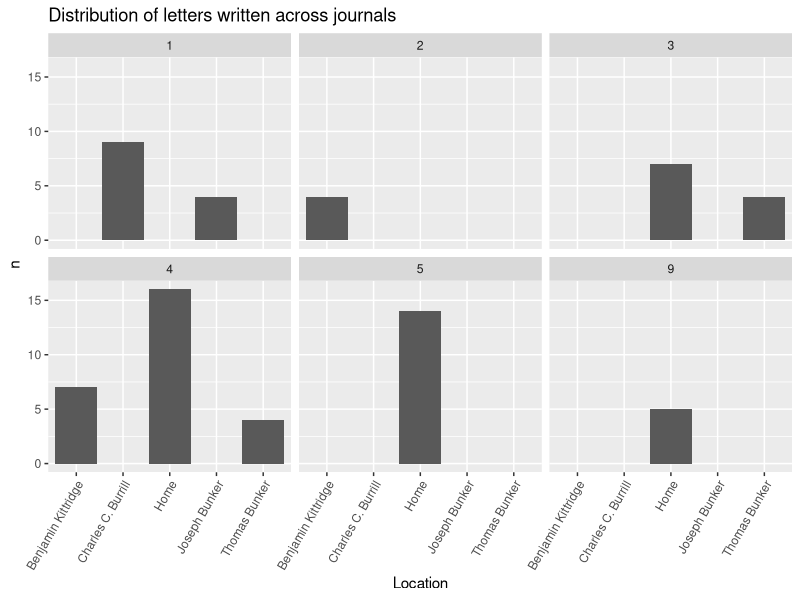
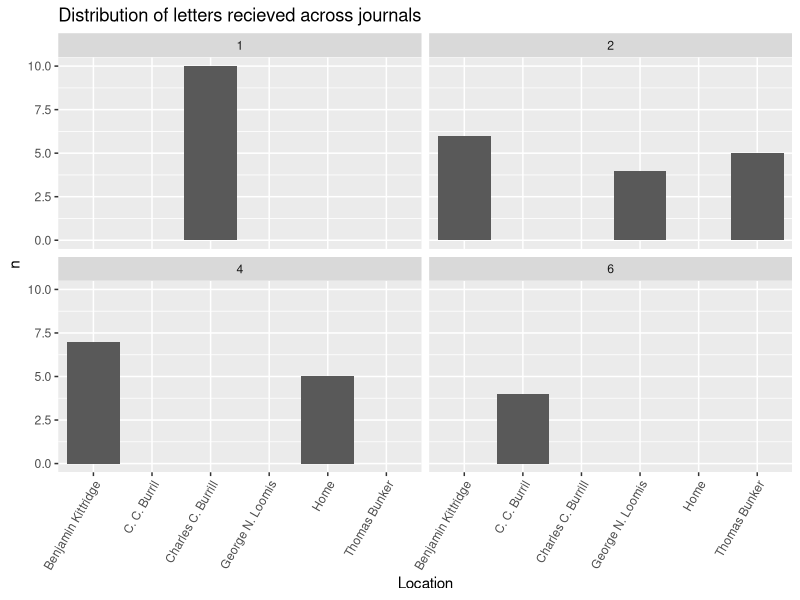
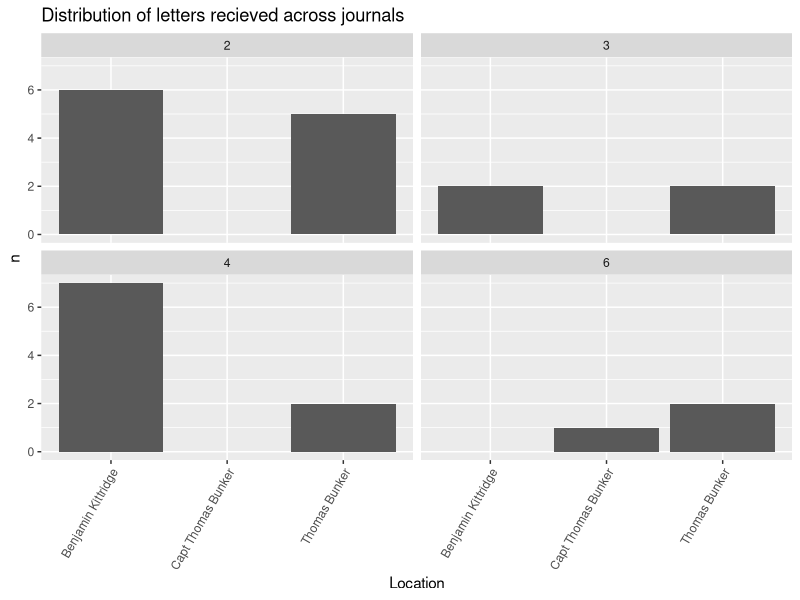
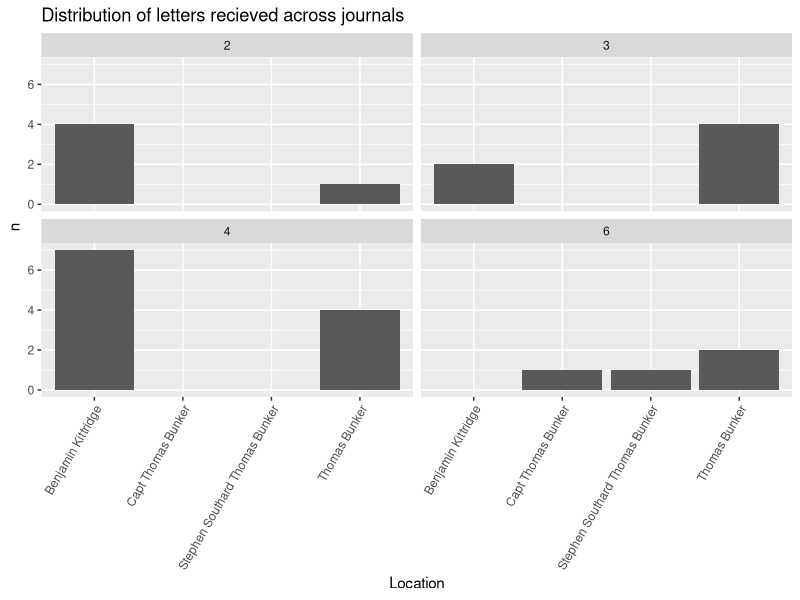

Source code (R) for these figures, in order:
## ---- chunk 1
install.packages(c("tidyverse", 
                   "tidytext",
                   "stopwords",
                   "widyr",
                   "tidygraph",
                   "tidylo",
                   "ggraph",
                   "wordcloud",
                   "dplyr"))
## ---- chunk 2
library(dplyr)
library(tidyverse)
library("magrittr") 
library(tidyverse)
library(tidytext)
## ---- chunk 3
library(readr)
journal_71_72 <- read_csv("Data_Sets/journal_1871_1872 - Sheet1 (1).csv")
journal_73 <- read_csv("Data_Sets/journal_1873 - Sheet1.csv")
journal_74 <- read_csv("Data_Sets/journal_1874 - Sheet1.csv")
journal_75 <- read_csv("Data_Sets/journal_1875 - Sheet1.csv")
journal_76 <- read_csv("Data_Sets/journal_1876 - Sheet1.csv")
journal_77 <- read_csv("Data_Sets/journal_1877 - Sheet1.csv")
journal_80 <- read_csv("Data_Sets/journal_1880 - Sheet1.csv")
journal_83 <- read_csv("Data_Sets/journal_1883 - Sheet1.csv")
journal_84 <- read_csv("Data_Sets/journal_1884 - Sheet1.csv")
journal_86 <- read_csv("Data_Sets/journal_1886 - Sheet1.csv")

## ---- chunk 4
journal_71_72$journal <- 1
journal_73$journal <- 2
journal_74$journal <- 3
journal_75$journal <- 4
journal_76$journal <- 5
journal_77$journal <- 6

journal_80$journal <- 9

journal_83$journal <- 12
journal_84$journal <- 13

journal_86$journal <- 15
## ---- chunk 5
journal_71_72 <- journal_71_72 %>%
  rename(transcription_accuracy = transcription) %>%
  mutate(image_path = as.character(image_path)) %>%
  mutate(image_description = as.character(image_description))

journal_75 <- journal_75 %>%
  mutate(quantity = as.character(quantity)) %>%
  mutate(latitude = as.logical(latitude)) %>%
  mutate(latitude_origin = as.logical(latitude_origin)) %>%
  mutate(longitude = as.logical(longitude)) %>%
  mutate(longitude_origin = as.logical(longitude_origin))

journal_76 <- journal_76 %>%
  mutate(quantity = as.character(quantity)) %>%
  mutate(latitude = as.logical(latitude)) %>%
  mutate(latitude_origin = as.logical(latitude_origin)) %>%
  mutate(longitude = as.logical(longitude)) %>%
  mutate(longitude_origin = as.logical(longitude_origin)) %>%
  mutate(image_path = as.character(image_path)) %>%
  mutate(image_description = as.character(image_description)) %>%
  mutate(noteworthy = as.logical(noteworthy))

journal_77 <- journal_77 %>%
  mutate(quantity = as.character(quantity)) %>%
  mutate(image_path = as.character(image_path)) %>%
  mutate(image_description = as.character(image_description)) %>%
  mutate(noteworthy = as.logical(noteworthy)) %>%
  mutate(temperature_am = as.logical(temperature_am))

journal_80 <- journal_80 %>%
  mutate(image_path = as.character(image_path)) %>%
  mutate(image_description = as.character(image_description)) %>%
  mutate(noteworthy = as.logical(noteworthy)) %>%
  mutate(temperature_am = as.logical(temperature_am)) %>%
  mutate(temperature_pm = as.logical(temperature_pm)) %>%
  mutate(temperature_night = as.logical(temperature_night))
  
journal_86 <- journal_86 %>%
  mutate(image_path = as.character(image_path)) %>%
  mutate(image_description = as.character(image_description)) %>%
  mutate(noteworthy = as.logical(noteworthy)) %>%
  mutate(temperature_am = as.logical(temperature_am)) %>%
  mutate(temperature_pm = as.logical(temperature_pm)) %>%
  mutate(temperature_night = as.logical(temperature_night)) %>%
  mutate(latitude = as.logical(latitude)) %>%
  mutate(recorder = as.character(recorder)) %>%
  mutate(notes = as.character(notes)) %>%
  select(- ...37)

journal_83 <- journal_83 %>%
  mutate(image_path = as.character(image_path)) %>%
  mutate(image_description = as.character(image_description)) %>%
  mutate(noteworthy = as.logical(noteworthy)) %>%
  mutate(temperature_am = as.logical(temperature_am)) %>%
  mutate(latitude = as.logical(latitude)) %>%
  mutate(latitude_origin = as.logical(latitude_origin)) %>%
  mutate(longitude_origin = as.logical(longitude_origin)) %>%
  mutate(letter_from = as.character(letter_from))
  
journal_84 <- journal_84 %>%
  mutate(image_path = as.character(image_path)) %>%
  mutate(image_description = as.character(image_description)) %>%
  mutate(noteworthy = as.logical(noteworthy)) %>%
  mutate(temperature_am = as.logical(temperature_am)) %>%
  mutate(latitude = as.logical(latitude)) %>%
  mutate(latitude_origin = as.logical(latitude_origin)) %>%
  mutate(letter_to = as.character(letter_to))%>%
  mutate(notes = as.character(notes))
## ---- chunk 6
journals <- dplyr::bind_rows(journal_71_72, journal_73, journal_74, journal_75, journal_76, journal_77, journal_80, journal_86)
## ---- chunk 7
letters <- journals %>%
  filter(letter != "no letter")
## ---- chunk 8
read_letters <- letters %>%
  filter(letter_from != "NA")
  
## ---- chunk 9
write_letters <- letters %>%
  filter(letter_to != "NA")
## ---- chunk 10
read_letters <- read_letters %>%
  separate(letter_from, c("person_1", "person_2", "person_3", "person_4"), sep = ",")
## ---- chunk 11
per_1 <- read_letters %>%
  select(person_1, journal, journal_entry) %>%
  rename(from = person_1)
per_2 <- read_letters %>%
  select(person_2, journal, journal_entry) %>%
  rename(from = person_2)
per_3 <- read_letters %>%
  select(person_3, journal, journal_entry) %>%
  rename(from = person_3)
per_4 <- read_letters %>%
  select(person_4, journal, journal_entry) %>%
  rename(from = person_4)

read_letters <- dplyr::bind_rows(per_1, per_2, per_3, per_4)
## ---- chunk 12
read_letters <- read_letters %>%
  mutate(from = str_to_title(from)) %>%
  mutate(from = trimws(from, "both")) %>%
  filter(from != "NA")
## ---- chunk 13
(read_count <- read_letters %>%
   filter(from!= "NA") %>%
    count(from, sort = TRUE))
## ---- chunk 14
write_letters <- write_letters %>%
  separate(letter_to, c("person_1", "person_2", "person_3", "person_4"), sep = ",")
## ---- chunk 15
per_1 <- write_letters %>%
  select(person_1, journal, journal_entry) %>%
  rename(to = person_1)
per_2 <- write_letters %>%
  select(person_2, journal, journal_entry) %>%
  rename(to = person_2)
per_3 <- write_letters %>%
  select(person_3, journal, journal_entry) %>%
  rename(to = person_3)
per_4 <- write_letters %>%
  select(person_4, journal, journal_entry) %>%
  rename(to = person_4)

write_letters <- dplyr::bind_rows(per_1, per_2, per_3, per_4)
## ---- chunk 16
write_letters <- write_letters %>%
  mutate(to = str_to_title(to)) %>%
  mutate(to = trimws(to, "both")) %>%
  filter(to != "NA")
## ---- chunk 17
(write_count <- write_letters %>%
   filter(to != "NA") %>%
    count(to, sort = TRUE))

## ---- chunk 18
ben_kitt <-letters %>%
  filter(grepl('Benjamin Kittridge|benjamin kittridge', letter_from))
ben_kitt_2 <-letters %>%
  filter(grepl('Benjamin Kittridge|benjamin kittridge', letter_to))

ben_kitt <- dplyr::bind_rows(ben_kitt, ben_kitt_2)
## ---- chunk 19
(BK_words <- ben_kitt %>%
    unnest_tokens(word, journal_entry) %>%
    count(journal, word, sort = TRUE) %>%
    filter(!word %in% stop_words$word))
## ---- chunk 20
bk_mention <-journals %>%
  filter(grepl('Benj. Kittridge|Benjamin Kittredge|Kittredge', journal_entry)) %>%
  filter(letter == "no letter")
## ---- chunk 21
(bk_word_xletter <- bk_mention %>%
  filter(letter == "no letter") %>%
    unnest_tokens(word, journal_entry) %>%
    count(journal, word, sort = TRUE) %>%
    filter(!word %in% stop_words$word))
## ---- chunk 22
CC_Burr <-letters %>%
  filter(grepl('Charles C. Burrill|C. C. Burrill', letter_from))
CC_Burr_2 <-letters %>%
  filter(grepl('Charles C. Burrill|C. C. Burrill', letter_to))

CC_Burr <- dplyr::bind_rows(CC_Burr, CC_Burr_2)
## ---- chunk 23
(CC_words <- CC_Burr %>%
    unnest_tokens(word, journal_entry) %>%
    count(journal, word, sort = TRUE) %>%
    filter(!word %in% stop_words$word))
## ---- chunk 24
CB_mention <-journals %>%
  filter(grepl('CC Burrill|C.C. Burrill|C. C. Burrill|C C Burrill| Charles C. Burrill| Charles C Burrill|Chas. C. Burrill', journal_entry)) %>%
  filter(letter == "no letter")
## ---- chunk 25
(cb_word_xletter <- CB_mention %>%
  filter(letter == "no letter") %>%
    unnest_tokens(word, journal_entry) %>%
    count(journal, word, sort = TRUE) %>%
    filter(!word %in% stop_words$word))
## ---- chunk 26
Tom_Bunk <-letters %>%
  filter(grepl('Thomas Bunker', letter_from))
Tom_Bunk_2 <-letters %>%
  filter(grepl('Thomas Bunker', letter_to))

Tom_Bunk <- dplyr::bind_rows(Tom_Bunk, Tom_Bunk_2)
## ---- chunk 27
(TB_words <- Tom_Bunk %>%
    unnest_tokens(word, journal_entry) %>%
    count(journal, word, sort = TRUE) %>%
    filter(!word %in% stop_words$word))
## ---- chunk 28
tb_mention <-journals %>%
  filter(grepl('Thomas Bunker|Thom Bunker|thomas Bunker', journal_entry)) %>%
  filter(letter == "no letter")
## ---- chunk 29
(tb_word_xletter <- tb_mention %>%
  filter(letter == "no letter") %>%
    unnest_tokens(word, journal_entry) %>%
    count(journal, word, sort = TRUE) %>%
    filter(!word %in% stop_words$word))
## ---- chunk 30
count_1 <- write_letters %>%
    filter(journal == 1) %>%
           count(to) 
count_2 <- write_letters %>%
    filter(journal == 2) %>%
           count(to) 
count_3 <- write_letters %>%
    filter(journal == 3) %>%
           count(to)
count_4 <- write_letters %>%
    filter(journal == 4) %>%
           count(to)
count_5 <- write_letters %>%
    filter(journal == 5) %>%
           count(to)
count_6 <- write_letters %>%
    filter(journal == 6) %>%
           count(to) 
count_9 <- write_letters %>%
    filter(journal == 9) %>%
           count(to)
count_12 <- write_letters %>%
    filter(journal == 12) %>%
           count(to)
count_13 <- write_letters %>%
    filter(journal == 13) %>%
           count(to)
count_15 <- write_letters %>%
    filter(journal == 15) %>%
           count(to) 

## ---- chunk 31
count_1$journal <- 1
count_2$journal <- 2
count_3$journal <- 3
count_4$journal <- 4
count_5$journal <- 5
count_6$journal <- 6
count_9$journal <- 9
count_12$journal <- 12
count_13$journal <- 13
count_15$journal <- 15
## ---- chunk 32

to_count <- dplyr::bind_rows(count_1, count_2, count_3, count_4, count_5, count_6, count_9, count_12,count_13, count_15)
## ---- chunk 33
to_count %>%
  group_by(journal) %>%
   filter(n > 3) %>%
  ggplot(aes(x=to, y=n)) + 
   geom_bar(stat = "identity")+
   facet_wrap(vars(journal))+
    theme(axis.text.x = element_text(angle = 60, hjust = 1))+
   labs(y = "n", x = "Location", title = "Distribution of letters written across journals")
## ---- chunk 34
count_1 <- read_letters %>%
    filter(journal == 1) %>%
           count(from) 
count_2 <- read_letters %>%
    filter(journal == 2) %>%
           count(from) 
count_3 <- read_letters %>%
    filter(journal == 3) %>%
           count(from)
count_4 <- read_letters %>%
    filter(journal == 4) %>%
           count(from)
count_5 <- read_letters %>%
    filter(journal == 5) %>%
           count(from)
count_6 <- read_letters %>%
    filter(journal == 6) %>%
           count(from) 
count_9 <- read_letters %>%
    filter(journal == 9) %>%
           count(from)
count_12 <- read_letters %>%
    filter(journal == 12) %>%
           count(from)
count_13 <- read_letters %>%
    filter(journal == 13) %>%
           count(from)
count_15 <- read_letters %>%
    filter(journal == 15) %>%
           count(from) 

## ---- chunk 35
count_1$journal <- 1
count_2$journal <- 2
count_3$journal <- 3
count_4$journal <- 4
count_5$journal <- 5
count_6$journal <- 6
count_9$journal <- 9
count_12$journal <- 12
count_13$journal <- 13
count_15$journal <- 15
## ---- chunk 36

from_count <- dplyr::bind_rows(count_1, count_2, count_3, count_4, count_5, count_6, count_9, count_12,count_13, count_15)
## ---- chunk 37
from_count %>%
  group_by(journal) %>%
   filter(n > 3) %>%
  ggplot(aes(x=from, y=n)) + 
   geom_bar(stat = "identity")+
   facet_wrap(vars(journal))+
    theme(axis.text.x = element_text(angle = 60, hjust = 1))+
   labs(y = "n", x = "Location", title = "Distribution of letters recieved across journals")
## ---- chunk 38
top_from <- dplyr::filter(from_count, grepl('C. C. Bunker|C.C. Burrill|C.c. Bunker|CC Bunker|Charles C. Bunker|Charles C Bunker|Benjamin Kittridge|Thomas Bunker|Capt. Thomas Bunker', from))
## ---- chunk 39
top_from %>%
  group_by(journal) %>%
  ggplot(aes(x=from, y=n)) + 
   geom_bar(stat = "identity")+
   facet_wrap(vars(journal))+
    theme(axis.text.x = element_text(angle = 60, hjust = 1))+
   labs(y = "n", x = "Location", title = "Distribution of letters recieved across journals")
## ---- chunk 40
top_to <- dplyr::filter(to_count, grepl('C. C. Bunker|C.C. Burrill|C.c. Bunker|CC Bunker|Charles C. Bunker|Charles C Bunker|Benjamin Kittridge|Thomas Bunker|Capt. Thomas Bunker', to))
## ---- chunk 41
top_to %>%
  group_by(journal) %>%
  ggplot(aes(x=to, y=n)) + 
   geom_bar(stat = "identity")+
   facet_wrap(vars(journal))+
    theme(axis.text.x = element_text(angle = 60, hjust = 1))+
   labs(y = "n", x = "Location", title = "Distribution of letters recieved across journals")
